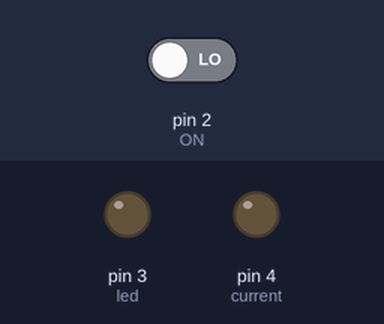
Simulated run of this sketch. Board: Arduino Uno, built with avr-gcc and run on an emulated ATmega328P. Parts: output pins drawn as LEDs (lit = HIGH). The inputs (shaded band) are chosen by the test bench; at power-on: pin 2 (ON) LOW.

Above: at 1.2 s.
1.3 s: pin 2 (ON) driven HIGH
At 2.1 s:
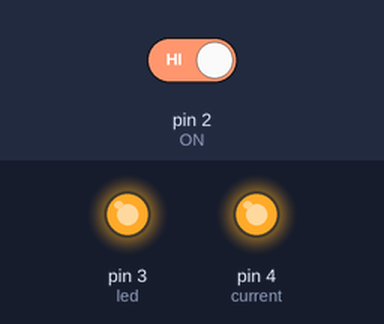
Timing chart, 0 to 8.8 s (numbered marks = the images above; inputs shaded):
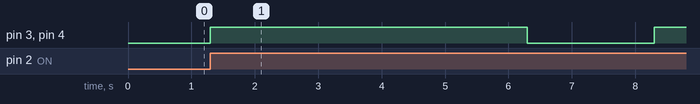

Measured:
- after the input at 1.3 s, pin 3 (led), pin 4 (current): LOW → HIGH at once, → LOW 5.0 s later, → HIGH 2.0 s later

The sketch:

ephy_lesion.ino
```cpp
int ON = 2;
int led = 3;
int current = 4;

void setup() {
  // put your setup code here, to run once:
  pinMode(ON, INPUT);
  pinMode(led, OUTPUT);
  pinMode(current, OUTPUT);
  digitalWrite(led, LOW);
  digitalWrite(current, LOW);
}

void loop() {
  // put your main code here, to run repeatedly:
  int ON_signal = digitalRead(ON);
  if (ON_signal == 1) {
    digitalWrite(led, HIGH);
    digitalWrite(current, HIGH);
    delay(5000);
    digitalWrite(led, LOW);
    digitalWrite(current, LOW);
    delay(2000);
  } else {
    digitalWrite(led, LOW);
    digitalWrite(current, LOW);
  }
}
```
